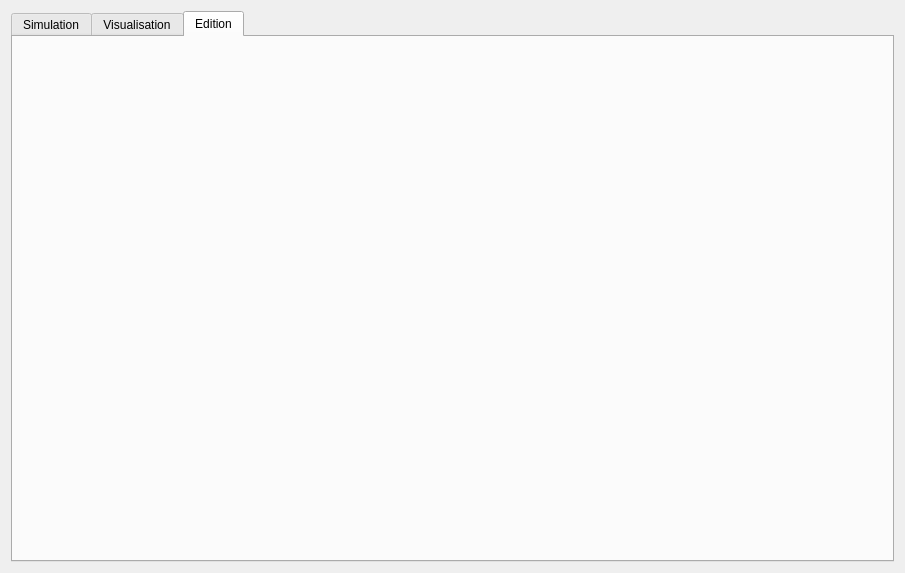
<?xml version="1.0" encoding="UTF-8"?>
<ui version="4.0">
 <class>MainWindow</class>
 <widget class="QMainWindow" name="MainWindow">
  <property name="geometry">
   <rect>
    <x>0</x>
    <y>0</y>
    <width>905</width>
    <height>573</height>
   </rect>
  </property>
  <property name="windowTitle">
   <string>OGSSim</string>
  </property>
  <widget class="QWidget" name="centralWidget">
   <layout class="QHBoxLayout" name="horizontalLayout">
    <item>
     <widget class="QTabWidget" name="tabWidget">
      <property name="currentIndex">
       <number>2</number>
      </property>
      <widget class="Simulation" name="tabSim">
       <attribute name="title">
        <string>Simulation</string>
       </attribute>
      </widget>
      <widget class="Visualization" name="tabViz">
       <attribute name="title">
        <string>Visualisation</string>
       </attribute>
      </widget>
      <widget class="Edition" name="tabEdt">
       <attribute name="title">
        <string>Edition</string>
       </attribute>
      </widget>
     </widget>
    </item>
   </layout>
  </widget>
 </widget>
 <layoutdefault spacing="6" margin="11"/>
 <customwidgets>
  <customwidget>
   <class>Visualization</class>
   <extends>QWidget</extends>
   <header>visualization.h</header>
   <container>1</container>
  </customwidget>
  <customwidget>
   <class>Simulation</class>
   <extends>QWidget</extends>
   <header>simulation.h</header>
   <container>1</container>
  </customwidget>
  <customwidget>
   <class>Edition</class>
   <extends>QWidget</extends>
   <header>edition.h</header>
   <container>1</container>
  </customwidget>
 </customwidgets>
 <tabstops>
  <tabstop>tabWidget</tabstop>
 </tabstops>
 <resources/>
 <connections/>
</ui>
